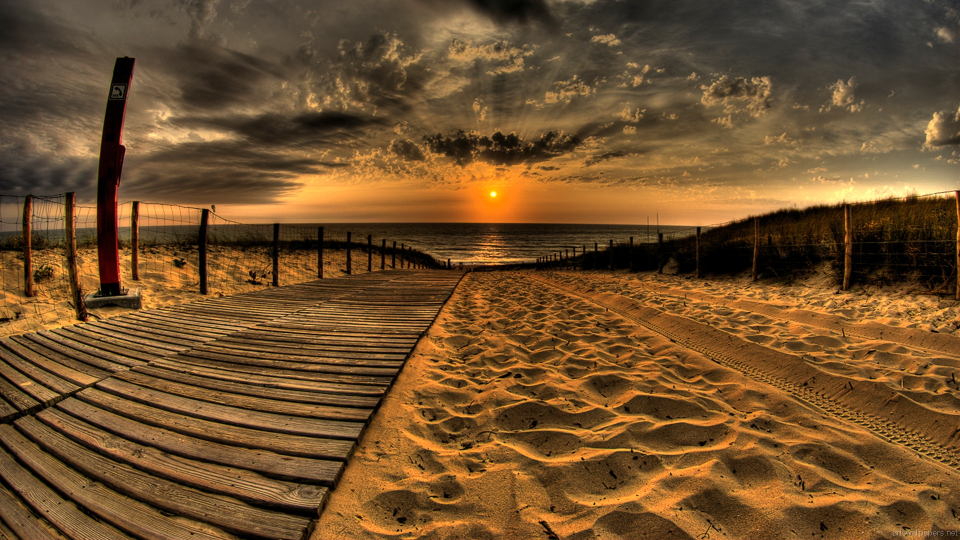
#> input picture beautiful-sand-wallpaper.jpg, 1920 x 1080 px (shown at 1/2 size); its folder holds only this picture in this run
$ python ocv.py
#> lines starting #> are read from the running program, lines starting #| are printed output that depends on the picture
import cv2, glob

glob_img = glob.glob("*.jpg")

detect = cv2.CascadeClassifier("haarcascade_frontalface_default.xml")

for timg in glob_img:
  img = cv2.imread(timg)
#> img is the input picture: shape (1080, 1920, 3); mean B, G, R 43.3, 80.2, 113.2
  gray = cv2.cvtColor(img, cv2.COLOR_BGR2GRAY)
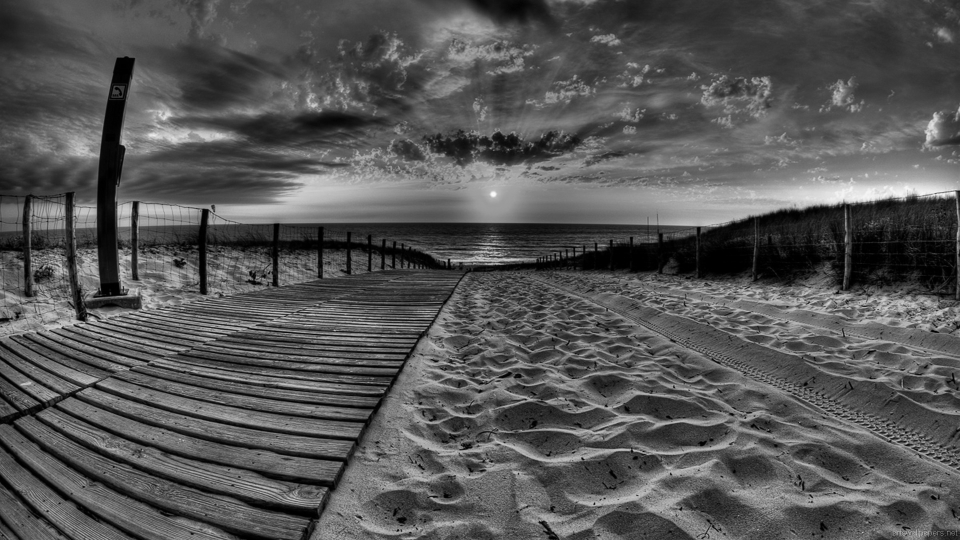
#> gray: shape (1080, 1920) (shown at 1/2 size); min 0, max 251, mean 85.9
  faces = detect.detectMultiScale(gray, 1.3 ,5)
#> faces = ()
  for (x, y, w, h) in faces:
    cv2.rectangle(img, (x, y), (x+w, y+h), (255, 255, 0), 2)
#> this loop made 0 passes

  cv2.imshow("Image", img)
  cv2.waitKey(2000)
  cv2.destroyAllWindows()

"""
  for single image
"""
# [10 lines of commented-out code are left out]
